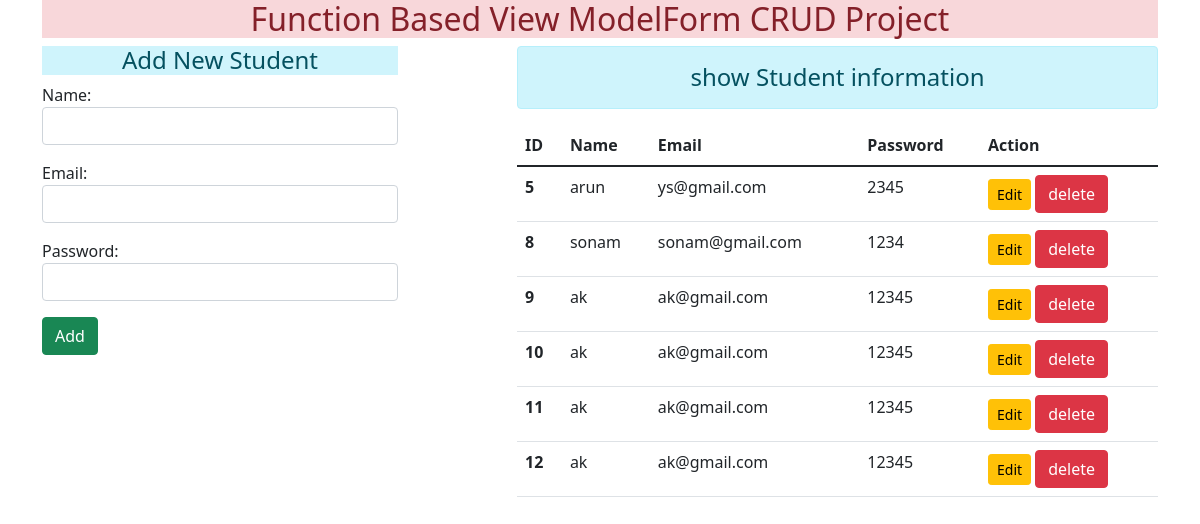
The page / on the database its author committed.
### enroll/models.py (models this page shows)
class User(models.Model):
    name = models.CharField(max_length=70)
    email = models.CharField(max_length=70)
    password = models.CharField(max_length=70)

### enroll/views.py (the view)
# urls.py: path("",views.add_show, name="addandshow"),
def add_show(request):
    if request.method =='POST':
        fm=StudentRegistrations(request.POST)
        if fm.is_valid():
            nm= fm.cleaned_data['name']
            em= fm.cleaned_data['email']
            pw= fm.cleaned_data['password']
            reg = User(name=nm,email=em,password=pw)
            reg.save()
            fm =StudentRegistrations()     # after click on add button in form than show blank form
    else:
        fm =StudentRegistrations()
    stud = User.objects.all() #show all the data in template.
    return render(request, 'enroll/addandshow.html',{'form':fm, 'stu':stud})

### enroll/forms.py
class StudentRegistrations(forms.ModelForm):
    class Meta:
        model = User
        fields = ['name','email','password']
        widgets = {
            'name': forms.TextInput(attrs={'class':'form-control'}),
            'email': forms.EmailInput(attrs={'class':'form-control'}),
            'password': forms.PasswordInput(render_value=True,attrs={'class':'form-control'}),
        }

### enroll/templates/enroll/addandshow.html (shortened to what this page needs)
{% extends 'enroll/base.html'  %}
{% block content %}
<div class="row">
    <div class="col-sm-4">
        <h4 class="text-center alert-info">Add New Student</h4>
        <form action="" method="POST">
         {{form.as_p}}
         <input type="submit" class="btn btn-success" value="Add">
        </form>
    </div>
    <div class="col-sm-7 offset-1">
        <h4 class="text-center alert alert-info">show Student information</h4>
        {% if stu %}
        <table class="table table-hover">
                    <thead>
                    <tr>
                        <th scope="col">ID</th>
                        <th scope="col">Name</th>
                        <th scope="col">Email</th>
                        <th scope="col">Password</th>
                        <th scope="col">Action</th>
                    </tr>
                    </thead>
                    <tbody>
                     {% for st in stu  %}
                       <tr>
                        <th scope="row">{{st.id}}</th>
                        <td>{{st.name}}</td>
                        <td>{{st.email}}</td>
                        <td>{{st.password}}</td>
                        <td>
                            <a href="{% url 'updatedata' st.id  %}" class="btn btn-warning btn-sm">Edit</a>
                            <form action="{% url 'deletedata' st.id  %}" method="post" class="d-inline"> {%  csrf_token %}
                                <input type="submit" class="btn btn-danger" value="delete">
                            </form>
                        </td>
                       </tr>
                     {% endfor %}
                    </tbody>
          </table>
        {% else %}
        <h4 class="text-center alert alert-warning">No Records</h4>
        {% endif%}
    </div>
</div>
{% endblock content %}

### enroll/templates/enroll/base.html (shortened to what this page needs)
<!DOCTYPE html>
{% load static %}
<html lang="en">
<head>
    <link rel="stylesheet" href="{% static 'enroll/css/bootstrap.css' %}">
</head>
<body>
    <div class="container mt=5">
        <h2 class="text-center alert-danger">Function Based View ModelForm CRUD Project</h2>
        {% block content %} {% endblock content %}
    </div>
</body>
</html>

### rows shown on the page
User: id "5", name "arun", email "ys@gmail.com", password "2345"
User: id "8", name "sonam", email "sonam@gmail.com", password "1234"
User: id "9", name "ak", email "ak@gmail.com", password "12345"
User: id "10", name "ak", email "ak@gmail.com", password "12345"
User: id "11", name "ak", email "ak@gmail.com", password "12345"
User: id "12", name "ak", email "ak@gmail.com", password "12345"
